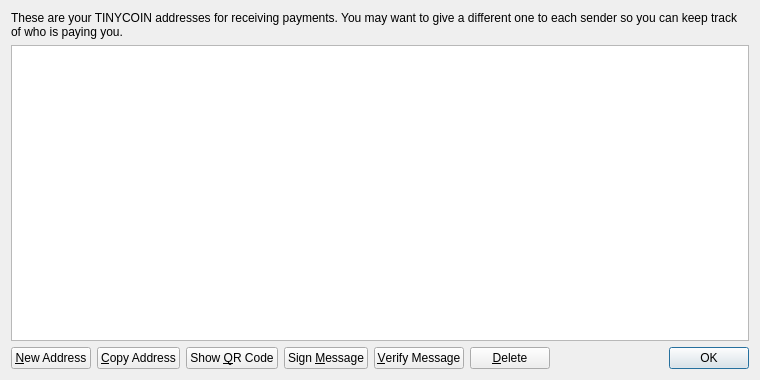
<?xml version="1.0" encoding="UTF-8"?>
<ui version="4.0">
 <class>AddressBookPage</class>
 <widget class="QWidget" name="AddressBookPage">
  <property name="geometry">
   <rect>
    <x>0</x>
    <y>0</y>
    <width>760</width>
    <height>380</height>
   </rect>
  </property>
  <property name="windowTitle">
   <string>Address Book</string>
  </property>
  <layout class="QVBoxLayout" name="verticalLayout">
   <item>
    <widget class="QLabel" name="labelExplanation">
     <property name="text">
      <string>These are your TINYCOIN addresses for receiving payments. You may want to give a different one to each sender so you can keep track of who is paying you.</string>
     </property>
     <property name="textFormat">
      <enum>Qt::PlainText</enum>
     </property>
     <property name="wordWrap">
      <bool>true</bool>
     </property>
    </widget>
   </item>
   <item>
    <widget class="QTableView" name="tableView">
     <property name="contextMenuPolicy">
      <enum>Qt::CustomContextMenu</enum>
     </property>
     <property name="toolTip">
      <string>Double-click to edit address or label</string>
     </property>
     <property name="tabKeyNavigation">
      <bool>false</bool>
     </property>
     <property name="alternatingRowColors">
      <bool>true</bool>
     </property>
     <property name="selectionMode">
      <enum>QAbstractItemView::SingleSelection</enum>
     </property>
     <property name="selectionBehavior">
      <enum>QAbstractItemView::SelectRows</enum>
     </property>
     <property name="sortingEnabled">
      <bool>true</bool>
     </property>
     <attribute name="verticalHeaderVisible">
      <bool>false</bool>
     </attribute>
    </widget>
   </item>
   <item>
    <layout class="QHBoxLayout" name="horizontalLayout">
     <item>
      <widget class="QPushButton" name="newAddressButton">
       <property name="toolTip">
        <string>Create a new address</string>
       </property>
       <property name="text">
        <string>&amp;New Address</string>
       </property>
       <property name="icon">
        <iconset resource="../bitcoin.qrc">
         <normaloff>:/icons/add</normaloff>:/icons/add</iconset>
       </property>
      </widget>
     </item>
     <item>
      <widget class="QPushButton" name="copyToClipboard">
       <property name="toolTip">
        <string>Copy the currently selected address to the system clipboard</string>
       </property>
       <property name="text">
        <string>&amp;Copy Address</string>
       </property>
       <property name="icon">
        <iconset resource="../bitcoin.qrc">
         <normaloff>:/icons/editcopy</normaloff>:/icons/editcopy</iconset>
       </property>
      </widget>
     </item>
     <item>
      <widget class="QPushButton" name="showQRCode">
       <property name="text">
        <string>Show &amp;QR Code</string>
       </property>
       <property name="icon">
        <iconset resource="../bitcoin.qrc">
         <normaloff>:/icons/qrcode</normaloff>:/icons/qrcode</iconset>
       </property>
      </widget>
     </item>
     <item>
      <widget class="QPushButton" name="signMessage">
       <property name="toolTip">
        <string>Sign a message to prove you own a TINYCOIN address</string>
       </property>
       <property name="text">
        <string>Sign &amp;Message</string>
       </property>
       <property name="icon">
        <iconset resource="../bitcoin.qrc">
         <normaloff>:/icons/edit</normaloff>:/icons/edit</iconset>
       </property>
      </widget>
     </item>
     <item>
      <widget class="QPushButton" name="verifyMessage">
       <property name="toolTip">
        <string>Verify a message to ensure it was signed with a specified TINYCOIN address</string>
       </property>
       <property name="text">
        <string>&amp;Verify Message</string>
       </property>
       <property name="icon">
        <iconset resource="../bitcoin.qrc">
         <normaloff>:/icons/transaction_0</normaloff>:/icons/transaction_0</iconset>
       </property>
      </widget>
     </item>
     <item>
      <widget class="QPushButton" name="deleteButton">
       <property name="toolTip">
        <string>Delete the currently selected address from the list</string>
       </property>
       <property name="text">
        <string>&amp;Delete</string>
       </property>
       <property name="icon">
        <iconset resource="../bitcoin.qrc">
         <normaloff>:/icons/remove</normaloff>:/icons/remove</iconset>
       </property>
      </widget>
     </item>
     <item>
      <spacer name="horizontalSpacer">
       <property name="orientation">
        <enum>Qt::Horizontal</enum>
       </property>
       <property name="sizeHint" stdset="0">
        <size>
         <width>40</width>
         <height>20</height>
        </size>
       </property>
      </spacer>
     </item>
     <item>
      <widget class="QDialogButtonBox" name="buttonBox">
       <property name="sizePolicy">
        <sizepolicy hsizetype="Maximum" vsizetype="Fixed">
         <horstretch>0</horstretch>
         <verstretch>0</verstretch>
        </sizepolicy>
       </property>
       <property name="standardButtons">
        <set>QDialogButtonBox::Ok</set>
       </property>
      </widget>
     </item>
    </layout>
   </item>
  </layout>
 </widget>
 <resources>
  <include location="../bitcoin.qrc"/>
 </resources>
 <connections/>
</ui>
